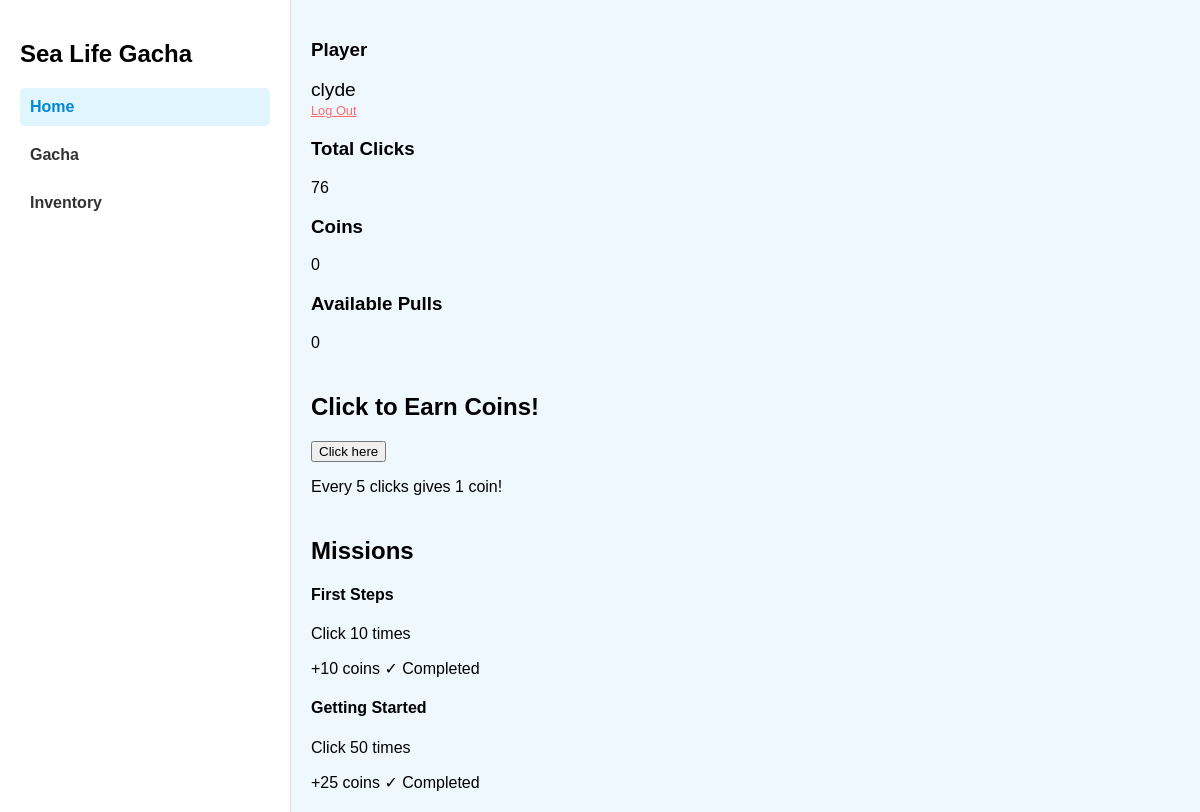
Screenshot of / (signed in) with the database file from the repository.
### app.py (models this page shows)
class User(db.Model):
    id = db.Column(db.Integer, primary_key=True)
    username = db.Column(db.String(80), unique=True, nullable=False)
    password_hash = db.Column(db.String(128), nullable=False)
    clicks = db.Column(db.Integer, default=0)
    coins = db.Column(db.Integer, default=0)
    pulls = db.Column(db.Integer, default=0)
    created_at = db.Column(db.DateTime, default=datetime.utcnow)
    updated_at = db.Column(db.DateTime, default=datetime.utcnow, onupdate=datetime.utcnow)
    inventory = db.relationship('UserCreature', backref='user', lazy=True, cascade='all, delete-orphan')
    completed_missions = db.relationship('UserMission', backref='user', lazy=True, cascade='all, delete-orphan')

class Mission(db.Model):
    id = db.Column(db.Integer, primary_key=True)
    name = db.Column(db.String(100), nullable=False)
    description = db.Column(db.String(200), nullable=False)
    target = db.Column(db.Integer, nullable=False)
    reward = db.Column(db.Integer, nullable=False)
    is_active = db.Column(db.Boolean, default=True)
    order = db.Column(db.Integer, default=0)

### app.py (the view)
@app.route('/')
def home():
    user = get_current_user()
    if not user:
        return redirect(url_for('auth'))
    user_data = get_user_data(user)
    missions = get_active_missions()
    return render_template('home.html',
                         username=user.username, # Passed for display
                         clicks=user_data['clicks'],
                         coins=user_data['coins'],
                         missions=missions,
                         completed_missions=user_data['completed_missions'],
                         pulls=user_data['pulls'])

### app.py (called while the page is built)
def get_current_user():
    if 'user_id' in session:
        return db.session.get(User, session['user_id'])
    return None

def get_user_data(user):
    completed_missions = UserMission.query.filter_by(user_id=user.id, completed=True).all()
    completed_mission_ids = [mission.mission_id for mission in completed_missions]
    inventory_creatures = UserCreature.query.filter_by(user_id=user.id).join(Creature).all()
    inventory = [
        {
            'id': uc.id,
            'name': uc.creature.name,
            'rarity': uc.creature.rarity,
            'image': uc.creature.image
        }
        for uc in inventory_creatures
    ]
    return {
        'clicks': user.clicks,
        'coins': user.coins,
        'pulls': user.pulls,
        'completed_missions': completed_mission_ids,
        'inventory': inventory
    }

def get_active_missions():
    return Mission.query.filter_by(is_active=True).order_by(Mission.order).all()

### templates/home.html (shortened to what this page needs)
{% extends "base.html" %}
{% block content %}
<div class="home-container">
    <div class="stats-header">
        <div class="stat-card">
            <h3>Player</h3>
            <div class="stat-value" style="font-size: 1.2rem;">{{ username }}</div>
            <a href="{{ url_for('logout') }}" style="font-size: 0.8rem; color: #ff6b6b;">Log Out</a>
        </div>
        <div class="stat-card">
            <h3>Total Clicks</h3>
            <div class="stat-value" id="click-counter">{{ clicks }}</div>
        </div>
        <div class="stat-card">
            <h3>Coins</h3>
            <div class="stat-value" id="coin-counter">{{ coins }}</div>
        </div>
        <div class="stat-card" id="pulls-stat-card">
            <h3>Available Pulls</h3>
            <div class="stat-value" id="pull-counter">{{ coins // 20 }}</div>
        </div>
    </div>
    <hr style="border: 0; border-top: 1px solid rgba(255,255,255,0.1); margin: 20px 0;">
    <div class="click-area">
        <h2>Click to Earn Coins!</h2>
        <button id="click-button" class="ocean-button">Click here</button>
        <p>Every 5 clicks gives 1 coin!</p>
    </div>
    <hr style="border: 0; border-top: 1px solid rgba(255,255,255,0.1); margin: 20px 0;">
    <div class="missions-panel">
        <h2>Missions</h2>
        <div class="missions-list">
            {% for mission in missions %}
            <div class="mission-item {% if mission.id in completed_missions %}completed{% endif %}">
                <div class="mission-info">
                    <h4>{{ mission.name }}</h4>
                    <p>{{ mission.description }}</p>
                </div>
                <div class="mission-reward">
                    <span class="reward-amount">+{{ mission.reward }} coins</span>
                    {% if mission.id in completed_missions %}
                    <span class="completed-badge">✓ Completed</span>
                    {% else %}
                    <div class="progress">
                        <div class="progress-bar" style="width: {{ (clicks / mission.target * 100) if mission.target > 0 else 0 }}%"></div>
                        <span class="progress-text">{{ clicks }}/{{ mission.target }}</span>
                    </div>
                    {% endif %}
                </div>
            </div>
            {% endfor %}
        </div>
    </div>
</div>
{% endblock %}

### templates/base.html (style rules this page uses)
body { font-family: sans-serif; margin: 0; background: #f0f8ff; }

### rows the page displays
User: username "clyde"
Mission: name "First Steps", description "Click 10 times", reward "10", shows "✓ Completed"
Mission: name "Getting Started", description "Click 50 times", reward "25", shows "✓ Completed"

### other values shown
{{ clicks }} "76"
{{ coins }} "0"
{{ coins // 20 }} "0"
